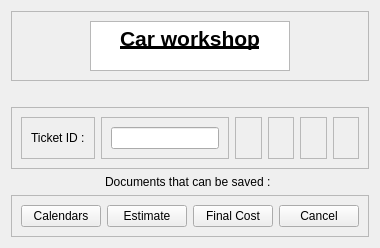
      <widget class="QWidget" name="PageDocumentHandling">
       <layout class="QVBoxLayout" name="verticalLayout_5">
        <item alignment="Qt::AlignTop">
         <widget class="QFrame" name="frame_12">
          <property name="maximumSize">
           <size>
            <width>16777215</width>
            <height>150</height>
           </size>
          </property>
          <property name="frameShape">
           <enum>QFrame::StyledPanel</enum>
          </property>
          <property name="frameShadow">
           <enum>QFrame::Raised</enum>
          </property>
          <layout class="QHBoxLayout" name="horizontalLayout_13">
           <item>
            <widget class="QTextBrowser" name="textBrowser_5">
             <property name="maximumSize">
              <size>
               <width>200</width>
               <height>50</height>
              </size>
             </property>
             <property name="lineWidth">
              <number>0</number>
             </property>
             <property name="html">
              <string>&lt;!DOCTYPE HTML PUBLIC &quot;-//W3C//DTD HTML 4.0//EN&quot; &quot;http://www.w3.org/TR/REC-html40/strict.dtd&quot;&gt;
&lt;html&gt;&lt;head&gt;&lt;meta name=&quot;qrichtext&quot; content=&quot;1&quot; /&gt;&lt;meta charset=&quot;utf-8&quot; /&gt;&lt;style type=&quot;text/css&quot;&gt;
p, li { white-space: pre-wrap; }
hr { height: 1px; border-width: 0; }
li.unchecked::marker { content: &quot;\2610&quot;; }
li.checked::marker { content: &quot;\2612&quot;; }
&lt;/style&gt;&lt;/head&gt;&lt;body style=&quot; font-family:'Segoe UI'; font-size:9pt; font-weight:400; font-style:normal;&quot;&gt;
&lt;p align=&quot;center&quot; style=&quot; margin-top:0px; margin-bottom:0px; margin-left:0px; margin-right:0px; -qt-block-indent:0; text-indent:0px;&quot;&gt;&lt;span style=&quot; font-size:16pt; font-weight:700; text-decoration: underline;&quot;&gt;Car workshop&lt;/span&gt;&lt;/p&gt;&lt;/body&gt;&lt;/html&gt;</string>
             </property>
            </widget>
           </item>
          </layout>
         </widget>
        </item>
        <item>
         <widget class="QLabel" name="label_4">
          <property name="text">
           <string/>
          </property>
         </widget>
        </item>
        <item>
         <widget class="QFrame" name="frame_55">
          <property name="frameShape">
           <enum>QFrame::StyledPanel</enum>
          </property>
          <property name="frameShadow">
           <enum>QFrame::Raised</enum>
          </property>
          <layout class="QHBoxLayout" name="horizontalLayout_37">
           <item>
            <widget class="QFrame" name="frame_56">
             <property name="frameShape">
              <enum>QFrame::StyledPanel</enum>
             </property>
             <property name="frameShadow">
              <enum>QFrame::Raised</enum>
             </property>
             <layout class="QHBoxLayout" name="horizontalLayout_38">
              <item>
               <widget class="QLabel" name="label_27">
                <property name="text">
                 <string>Ticket ID :</string>
                </property>
               </widget>
              </item>
             </layout>
            </widget>
           </item>
           <item alignment="Qt::AlignLeft">
            <widget class="QFrame" name="frame_57">
             <property name="frameShape">
              <enum>QFrame::StyledPanel</enum>
             </property>
             <property name="frameShadow">
              <enum>QFrame::Raised</enum>
             </property>
             <layout class="QHBoxLayout" name="horizontalLayout_39">
              <item>
               <widget class="QLineEdit" name="lineEdit_15"/>
              </item>
             </layout>
            </widget>
           </item>
           <item>
            <widget class="QFrame" name="frame_61">
             <property name="frameShape">
              <enum>QFrame::StyledPanel</enum>
             </property>
             <property name="frameShadow">
              <enum>QFrame::Raised</enum>
             </property>
            </widget>
           </item>
           <item>
            <widget class="QFrame" name="frame_60">
             <property name="frameShape">
              <enum>QFrame::StyledPanel</enum>
             </property>
             <property name="frameShadow">
              <enum>QFrame::Raised</enum>
             </property>
            </widget>
           </item>
           <item>
            <widget class="QFrame" name="frame_59">
             <property name="frameShape">
              <enum>QFrame::StyledPanel</enum>
             </property>
             <property name="frameShadow">
              <enum>QFrame::Raised</enum>
             </property>
            </widget>
           </item>
           <item>
            <widget class="QFrame" name="frame_58">
             <property name="frameShape">
              <enum>QFrame::StyledPanel</enum>
             </property>
             <property name="frameShadow">
              <enum>QFrame::Raised</enum>
             </property>
            </widget>
           </item>
          </layout>
         </widget>
        </item>
        <item alignment="Qt::AlignHCenter|Qt::AlignBottom">
         <widget class="QLabel" name="label_5">
          <property name="text">
           <string>Documents that can be saved : </string>
          </property>
         </widget>
        </item>
        <item>
         <widget class="QFrame" name="frame_14">
          <property name="frameShape">
           <enum>QFrame::StyledPanel</enum>
          </property>
          <property name="frameShadow">
           <enum>QFrame::Raised</enum>
          </property>
          <layout class="QHBoxLayout" name="horizontalLayout_15">
           <item>
            <widget class="QPushButton" name="CalendarsButton">
             <property name="text">
              <string>Calendars</string>
             </property>
            </widget>
           </item>
           <item>
            <widget class="QPushButton" name="EstimateButton">
             <property name="text">
              <string>Estimate</string>
             </property>
            </widget>
           </item>
           <item>
            <widget class="QPushButton" name="FinalCostButton">
             <property name="text">
              <string>Final Cost</string>
             </property>
            </widget>
           </item>
           <item>
            <widget class="QPushButton" name="CancelDocumentHandlingButton">
             <property name="text">
              <string>Cancel</string>
             </property>
            </widget>
           </item>
          </layout>
         </widget>
        </item>
       </layout>
      </widget>
